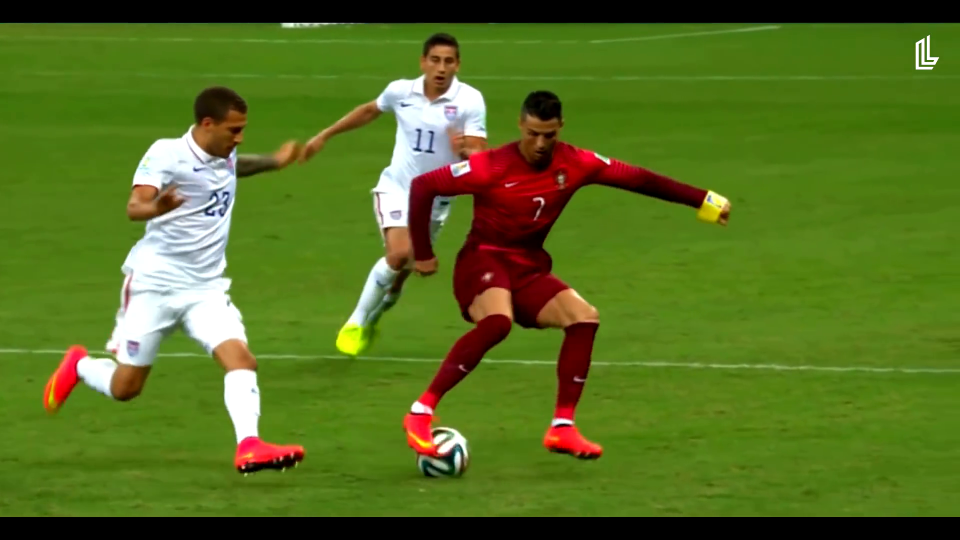
#> input picture frame 24 of Basic level image processing/c4_Basic_Video_Operations/Video_Futbol.mp4, 1920 x 1080 px, given in place of Video_Trafic.mp4, which was not available (shown at 1/2 size)
$ python K5_21_Video_Suresi_hesaplama.py
#> lines starting #> are read from the running program, lines starting #| are printed output that depends on the picture; after the words box and inside, x2 and y2 are one past the last pixel; in counts of white or black regions, pixels touching at a corner belong together
# -*- coding: utf-8 -*-
"""
Created on Mon Mar 18 00:20:52 2024

@author: muozi
"""

import cv2

# Video dosyasını aç
video = cv2.VideoCapture('Video_Trafic.mp4')

# Başlangıç zamanını al
baslangic_zamani = cv2.getTickCount()

while True:
    # Kareyi yakala
    ret, kare = video.read()
#> kare is the input picture: shape (1080, 1920, 3); mean B, G, R 33.2, 110.6, 86.8

    # Videonun sonuna gelindiğinde döngüyü sonlandır
    if not ret:
        # Video bitiş zamanını al
        bitis_zamani = cv2.getTickCount()

        # Geçen süreyi hesapla ve milisaniye cinsine çevir
        gecen_sure_ms = (bitis_zamani - baslangic_zamani) / cv2.getTickFrequency() * 1000

        # Geçen süreyi saniye cinsine çevir
        gecen_sure_sn = gecen_sure_ms / 1000

        print(f"Toplam video süresi: {gecen_sure_sn:.2f} s ({gecen_sure_ms:.2f} ms)")

        break

    # Geçen süreyi hesapla ve milisaniye cinsine çevir
    gecen_sure_ms = (cv2.getTickCount() - baslangic_zamani) / cv2.getTickFrequency() * 1000

    # Geçen süreyi saniye cinsine çevir
    gecen_sure_sn = gecen_sure_ms / 1000

    # Geçen süreyi ekrana yazdır
    cv2.putText(kare, f'Gecen Sure: {gecen_sure_sn:.2f} s ({gecen_sure_ms:.2f} ms)', (10, 30), cv2.FONT_HERSHEY_SIMPLEX, 0.7, (0, 0, 255), 2)
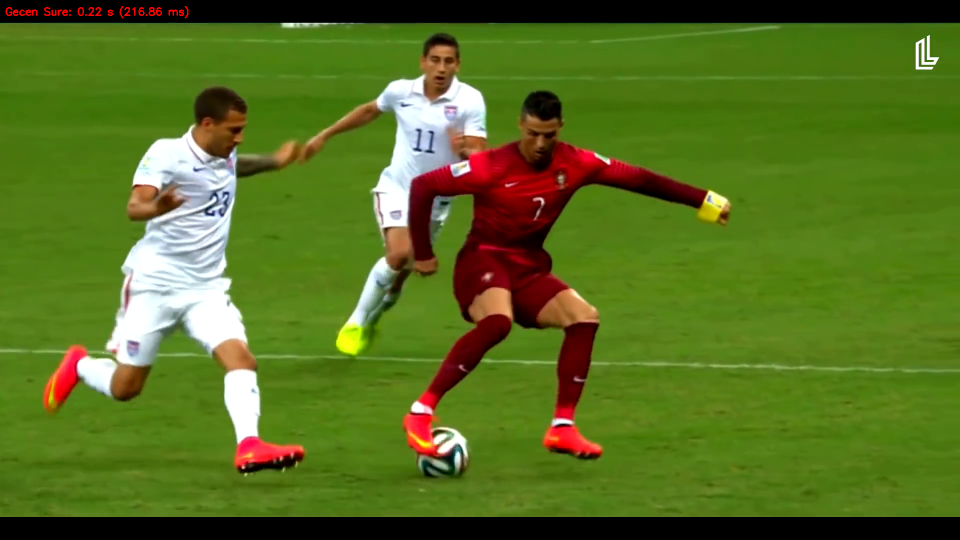
#> kare: shape (1080, 1920, 3) (shown at 1/2 size); 0.11% of pixels changed, all inside (x1, y1, x2, y2) = (11, 12, 377, 37)

    # Kareyi göster
    cv2.imshow('Video', kare)

    # 'q' tuşuna basıldığında döngüyü sonlandır
    if cv2.waitKey(25) & 0xFF == ord('q'):
#> (key q is pressed here)
        print(f"Mevcut süre: {gecen_sure_sn:.2f} s ({gecen_sure_ms:.2f} ms)")
        break

# Videoyu serbest bırak
video.release()

# Pencereleri kapat
cv2.destroyAllWindows()

$ run again, starting later in the video
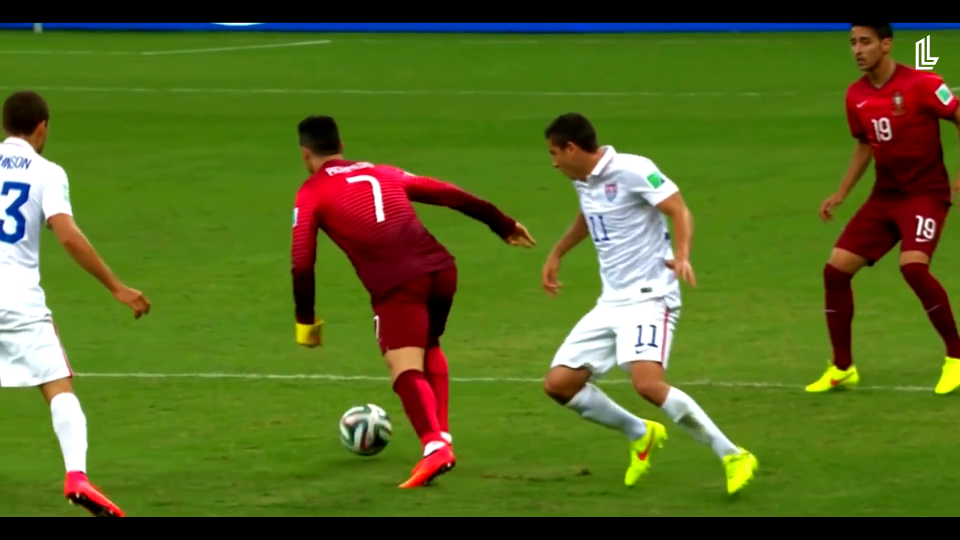
#> input picture frame 108 of Basic level image processing/c4_Basic_Video_Operations/Video_Futbol.mp4, 1920 x 1080 px, given in place of Video_Trafic.mp4, which was not available (shown at 1/2 size)
#> kare is the input picture: shape (1080, 1920, 3); mean B, G, R 34.9, 105.6, 87
#> `cv2.putText(kare, f'Gecen Sure: {gecen_sure_sn:.2f} s ({gecen_sure_ms:..`:
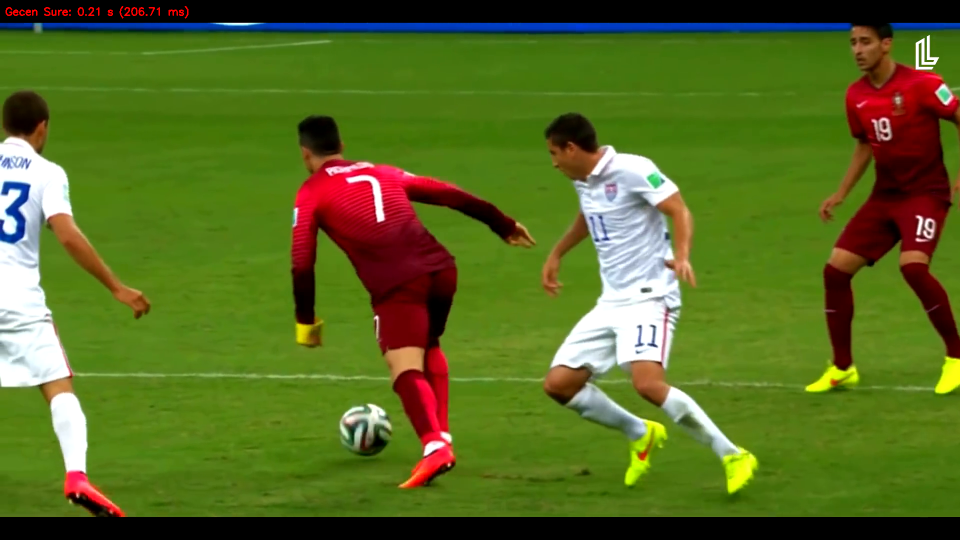
#> kare: shape (1080, 1920, 3) (shown at 1/2 size); 0.11% of pixels changed, all inside (x1, y1, x2, y2) = (11, 12, 377, 37)

$ run again, starting later in the video
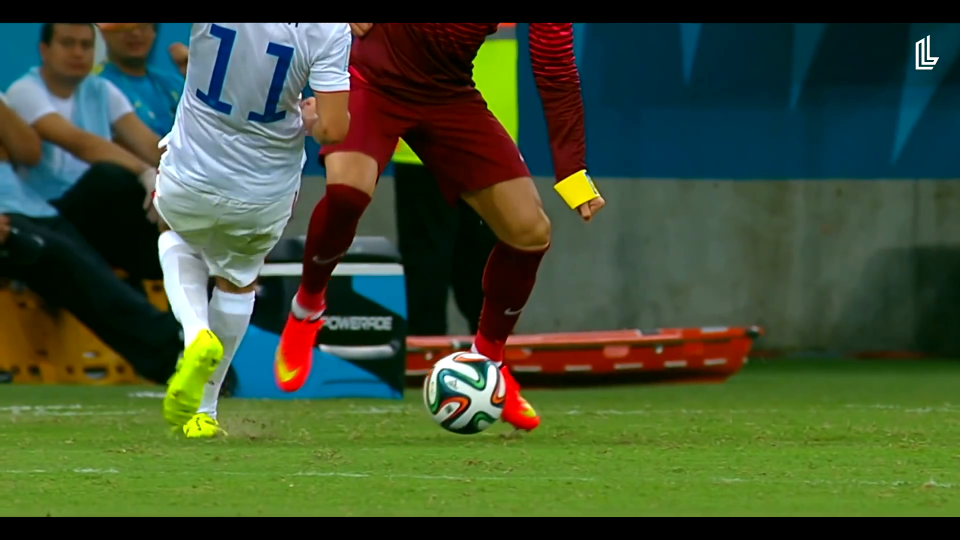
#> input picture frame 193 of Basic level image processing/c4_Basic_Video_Operations/Video_Futbol.mp4, 1920 x 1080 px, given in place of Video_Trafic.mp4, which was not available (shown at 1/2 size)
#> kare is the input picture: shape (1080, 1920, 3); mean B, G, R 51.8, 79.8, 64
#> `cv2.putText(kare, f'Gecen Sure: {gecen_sure_sn:.2f} s ({gecen_sure_ms:..`:
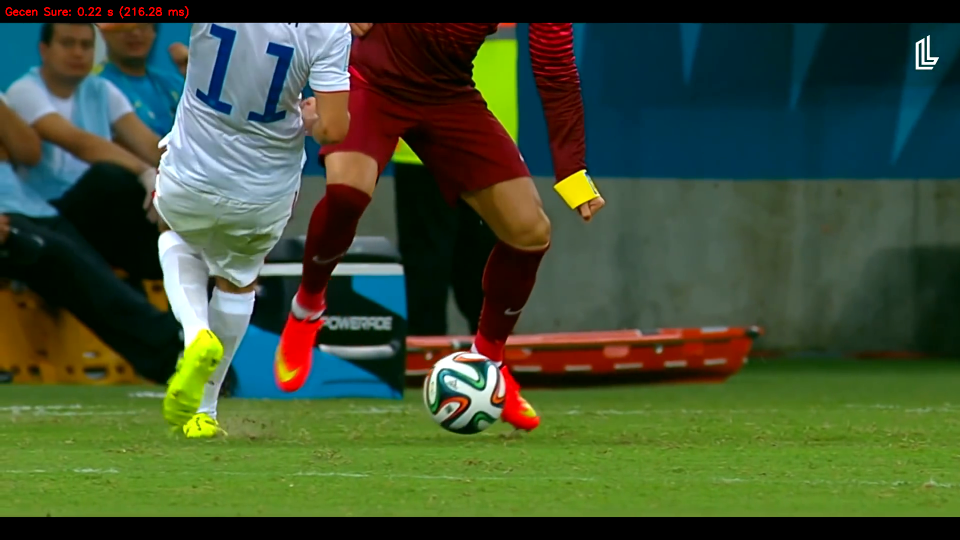
#> kare: shape (1080, 1920, 3) (shown at 1/2 size); 0.11% of pixels changed, all inside (x1, y1, x2, y2) = (11, 12, 377, 37)
